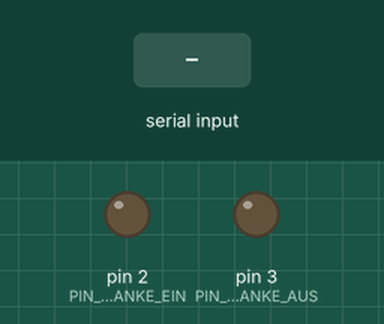
A sketch run on a simulated Arduino Mega 2560, built with avr-gcc and run on an emulated ATmega2560. Shown: output pins drawn as LEDs (lit = HIGH). The test bench sets the inputs (shaded band). What the sketch prints to the serial monitor is not drawn.

Above: at 1.2 s.
1.3 s: "ENTRY:\n" received over Serial
At 2.5 s:
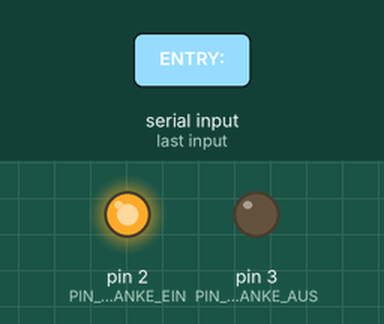
2.8 s: "EXIT:\n" received over Serial
Timing chart, 0 to 5.8 s (numbered marks = the images above; inputs shaded):
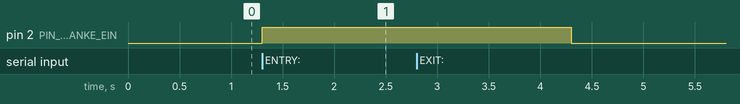

Measured:
- after the input at 1.3 s, pin 2 (PIN_SCHRANKE_EIN): LOW → HIGH at once

The sketch:

pico2_schranken.ino
```cpp
#include <Arduino.h>

#define Pico1Serial Serial1

const int PIN_SCHRANKE_EIN = 2;
const int PIN_SCHRANKE_AUS = 3;

void setup() {
  Serial.begin(115200);       // USB zum PC (Kamera-Simulation UI)
  Pico1Serial.begin(9600);    // UART zu Pico 1

  pinMode(PIN_SCHRANKE_EIN, OUTPUT);
  pinMode(PIN_SCHRANKE_AUS, OUTPUT);
}

void loop() {
  if (Serial.available()) {
    String simCmd = Serial.readStringUntil('\n');
    simCmd.trim();

    if (simCmd.startsWith("ENTRY:")) {
      String plate = simCmd.substring(6);
      openBarrier(PIN_SCHRANKE_EIN);
    }
    else if (simCmd.startsWith("EXIT:")) {
      String plate = simCmd.substring(5);

      // Bezahlstatus bei Pico 1 nachfragen
      Pico1Serial.println("CHECK_PAID:" + plate);

      unsigned long startWait = millis();
      String response = "";
      while (millis() - startWait < 1000) {
        if (Pico1Serial.available()) {
          response = Pico1Serial.readStringUntil('\n');
          response.trim();
          break;
        }
      }

      if (response == "STATUS:PAID") {
        openBarrier(PIN_SCHRANKE_AUS);
        Serial.println("BARRIER_OPENED");
      } else {
        Serial.println("BARRIER_REMAIN_CLOSED");
      }
    }
  }
}

void openBarrier(int pin) {
  digitalWrite(pin, HIGH);
  delay(3000); //3 Sekunden offen lassen
  digitalWrite(pin, LOW);
}
```
